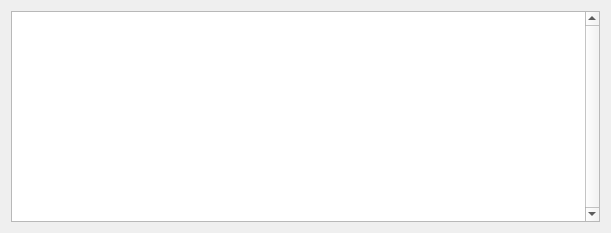
<?xml version="1.0" encoding="UTF-8"?>
<ui version="4.0">
 <class>SearchMoleculesResultsWidgetClass</class>
 <widget class="QWidget" name="SearchMoleculesResultsWidgetClass">
  <property name="geometry">
   <rect>
    <x>0</x>
    <y>0</y>
    <width>611</width>
    <height>233</height>
   </rect>
  </property>
  <property name="sizePolicy">
   <sizepolicy hsizetype="Expanding" vsizetype="Expanding">
    <horstretch>0</horstretch>
    <verstretch>0</verstretch>
   </sizepolicy>
  </property>
  <property name="windowTitle">
   <string>SearchMoleculesResultsWidget</string>
  </property>
  <layout class="QVBoxLayout" name="verticalLayout">
   <item>
    <widget class="QTableWidget" name="searchResultsTable">
     <property name="minimumSize">
      <size>
       <width>400</width>
       <height>120</height>
      </size>
     </property>
     <property name="maximumSize">
      <size>
       <width>16777215</width>
       <height>16777215</height>
      </size>
     </property>
     <property name="toolTip">
      <string>Results of the catalogue search.</string>
     </property>
     <property name="verticalScrollBarPolicy">
      <enum>Qt::ScrollBarAlwaysOn</enum>
     </property>
    </widget>
   </item>
  </layout>
 </widget>
 <layoutdefault spacing="6" margin="11"/>
 <resources/>
 <connections/>
</ui>
